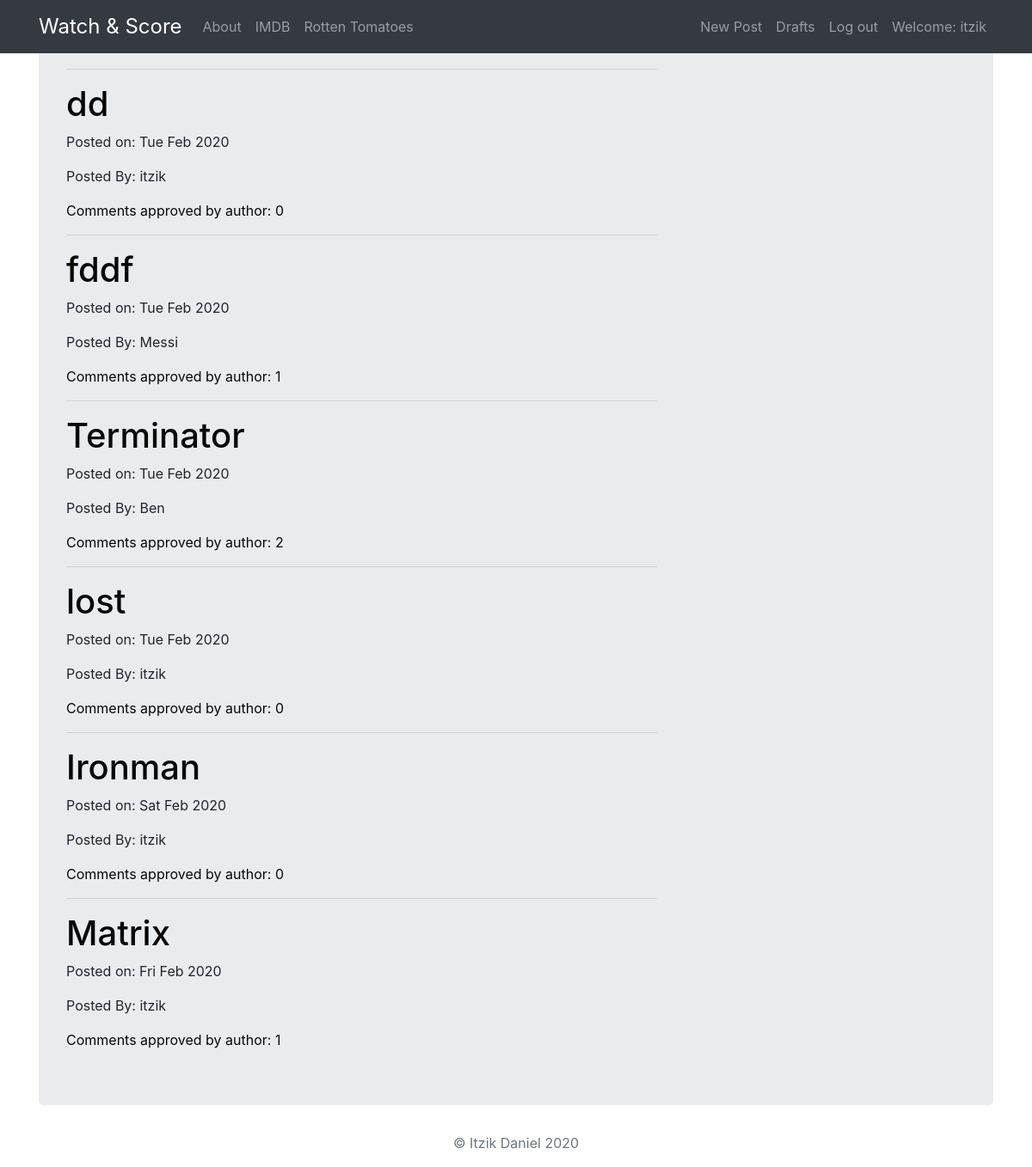
The app's page / (signed in) with its own data.
### movies_app/models.py (models this page shows, shortened)
class Post(models.Model):
    post_user = models.ForeignKey('auth.User',on_delete=models.CASCADE)
    title = models.CharField(max_length=256)
    score = models.DecimalField(max_digits=2, decimal_places=1)
    description = models.TextField()
    created_date = models.DateTimeField(default=timezone.now)
    published_date = models.DateTimeField(blank=True, null=True)
    def comments_approval(self):
        return self.comments.filter(approved_comment=True)

### movies_app/views.py (the view)
# urls.py: path('',views.PostListView.as_view(),name='post_list'),
class PostListView(ListView):
    model = Post
    def get_queryset(self):
        return Post.objects.filter(published_date__lte=timezone.now()).order_by('-published_date')

### movies_app/templates/movies_app/post_list.html
{% extends 'movies_app/base.html' %}
{% block content %}
    {% for post in object_list %}
    <hr>
        <div class="post">
            <h1><a class='link' href="{% url 'post_detail' pk=post.pk %}">{{ post.title }}</a></h1>
            <div class="date">
                <p>Posted on: {{ post.published_date|date:"D M Y"}}</p>
                <p>Posted By: {{ post.post_user}}</p>
            </div>
            <a class='link' href="{% url 'post_detail' pk=post.pk %}">Comments approved by author: {{ post.comments_approval.count }}</a>
        </div>
    {% endfor %}
{% endblock %}

### movies_app/templates/movies_app/base.html (shortened to what this page needs)
<!DOCTYPE html>
{% load static %}
<html>
  <head>
    <link href="https://stackpath.bootstrapcdn.com/bootstrap/4.4.1/css/bootstrap.min.css" rel="stylesheet">
    <link href="https://maxcdn.bootstrapcdn.com/font-awesome/4.7.0/css/font-awesome.min.css" rel="stylesheet">
    <link rel="stylesheet" href="{% static 'css/movie.css' %}">
  </head>
  <body>
      <nav class="navbar navbar-expand-md navbar navbar-dark bg-dark fixed-top">
      <div class="container">
        <div class="navbar-nav align-items-center">
          <a class="navbar-brand brand" href="{% url 'post_list' %}">Watch & Score</a>
          <a class="nav-item nav-link" href="{% url 'about' %}">About</a>
          <a class="nav-item nav-link" href="https://www.imdb.com/">IMDB</a>
          <a class="nav-item nav-link" href="https://www.rottentomatoes.com/">Rotten Tomatoes</a>
        </div>
        <div class="navbar-nav align-items-center ml-auto">
          {% if user.is_authenticated %}
            <a class="nav-item nav-link" href="{% url 'post_new' %}">New Post</a>
            <a class="nav-item nav-link" href="{% url 'draft_list' %}">Drafts</a>
            <a class="nav-item nav-link" href="{% url 'accounts:logout' %}">Log out</a>
            <a class="nav-item nav-link">Welcome: {{ user.username }}</a>
          {% else %}
            <a class="nav-item nav-link" href="{% url 'accounts:login' %}" >Log in</a>
            <a class="nav-item nav-link" href="{% url 'accounts:signup' %}">Sign up</a>
          {% endif %}
        </div>
      </div>
    </nav>
         <div class="container">
          <div class="jumbotron">
              <div class="row">
                  <div class="col-md-8">
                      {% block content %}
                      {% endblock %}
                    </div>
                  </div>
              </div>
          </div>
  </body>
</html>
<footer class="text-muted">
  <div class="container text-center">
    <p>© Itzik Daniel {% now "Y" %}</p>
    </div>
</footer>

### movies_app/static/css/movie.css (style rules this page uses)
.brand { font-size: 1.5em; }
.link { color:#080808; }

### records on screen
Post: title "dd", published_date "Tue Feb 2020", post_user "itzik", comments_approval.count "0"
Post: title "fddf", published_date "Tue Feb 2020", post_user "Messi", comments_approval.count "1"
Post: title "Terminator", published_date "Tue Feb 2020", post_user "Ben", comments_approval.count "2"
Post: title "lost", published_date "Tue Feb 2020", post_user "itzik", comments_approval.count "0"
Post: title "Ironman", published_date "Sat Feb 2020", post_user "itzik", comments_approval.count "0"
Post: title "Matrix", published_date "Fri Feb 2020", post_user "itzik", comments_approval.count "1"

### other values on screen
{{ user.username }} "itzik"
